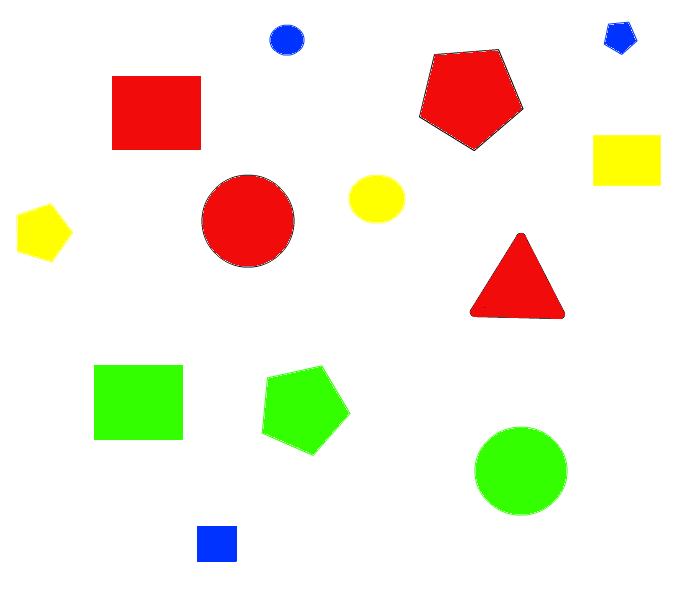
#> input picture glo/codeTest/test.png, 700 x 600 px
$ python main.py   (older library calls are emulated)
#> lines starting #> are read from the running program, lines starting #| are printed output that depends on the picture; after the words box and inside, x2 and y2 are one past the last pixel; in counts of white or black regions, pixels touching at a corner belong together
### glo/codeTest/TraitementImage.py
# import the necessary packages
import numpy as np
import cv2


class TraitementImage:

    def __init__(self):
        self.image = cv2.imread('test.png')
#> self.image is the input picture: shape (600, 700, 3); mean B, G, R 224.6, 239, 243.1

    def initCarte(self):

        # Affiche l'image initiale
        cv2.imshow("Image", self.image)

        self.findRed()
        self.findBlue()
        self.findYellow()
        self.findGreen()

        # Affiche l'image avec les contours en plus
        cv2.imshow("Image2", self.image)

        # Permet de garder les images ouvertes
        cv2.waitKey(0)

    def findRed(self):

        # Debut et fin de l'intervale de couleur rouge
        upper = np.array([65, 65, 255])
        lower = np.array([0, 0, 200])
        # Retourne un masque binair (pixel=blanc (255, 255, 255) si elle est
        # dans l'intervalle et noir (0, 0, 0) dans le cas contraire)
        shapeRedMask = cv2.inRange(self.image, lower, upper)
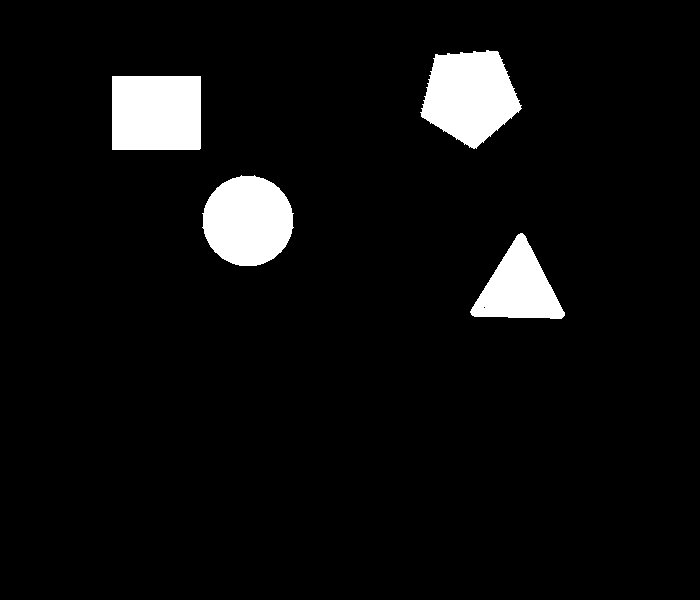
#> shapeRedMask: shape (600, 700); 5.8% white; 4 white regions

        # Trouve les contours a l'aide du masque
        _, contoursRouge, _ = cv2.findContours(shapeRedMask.copy(), cv2.RETR_EXTERNAL, cv2.CHAIN_APPROX_SIMPLE)
#> contoursRouge = 4 contours; box (x1, y1, x2, y2) and area: (420, 50, 522, 149) 6684, (112, 76, 201, 150) 6424, (202, 175, 294, 266) 6314, (470, 233, 565, 319) 4330

        # print le nombre de forme trouver
        print "I found %d red shapes" % (len(contoursRouge))
#| I found 4 red shapes

        # dessine par dessus les contours
        for c in contoursRouge:
            cv2.drawContours(self.image, [c], -1, (0, 0, 255), 50)
#> this loop made 4 passes
#> self.image: shape (600, 700, 3); 14.06% of pixels changed, all inside (x1, y1, x2, y2) = (87, 25, 590, 344)

    def findBlue(self):

        # Debut et fin de l'intervale de couleur bleu
        upper = np.array([255, 65, 65])
        lower = np.array([200, 0, 0])
        # Retourne un masque binair (pixel=blanc (255, 255, 255) si elle est
        # dans l'intervalle et noir (0, 0, 0) dans le cas contraire)
        shapeBlueMask = cv2.inRange(self.image, lower, upper)
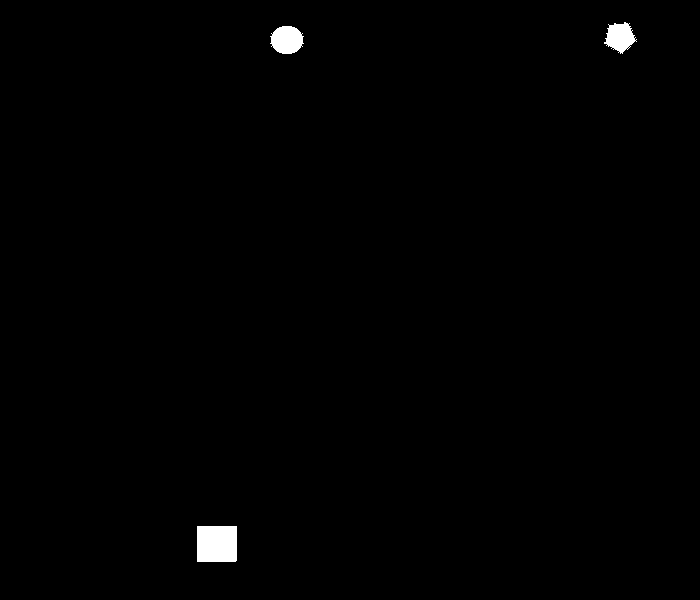
#> shapeBlueMask: shape (600, 700); 0.67% white; 3 white regions

        # Trouve les contours a l'aide du masque
        _, contoursBleu, _ = cv2.findContours(shapeBlueMask.copy(), cv2.RETR_EXTERNAL, cv2.CHAIN_APPROX_SIMPLE)
#> contoursBleu = 3 contours; box (x1, y1, x2, y2) and area: (197, 526, 237, 562) 1364, (270, 26, 304, 54) 683, (604, 22, 637, 54) 599

        # print le nombre de forme trouver
        print "I found %d blue shapes" % (len(contoursBleu))
#| I found 3 blue shapes

        # dessine par dessus les contours
        for c in contoursBleu:
            cv2.drawContours(self.image, [c], -1, (255, 0, 0), 50)
#> this loop made 3 passes
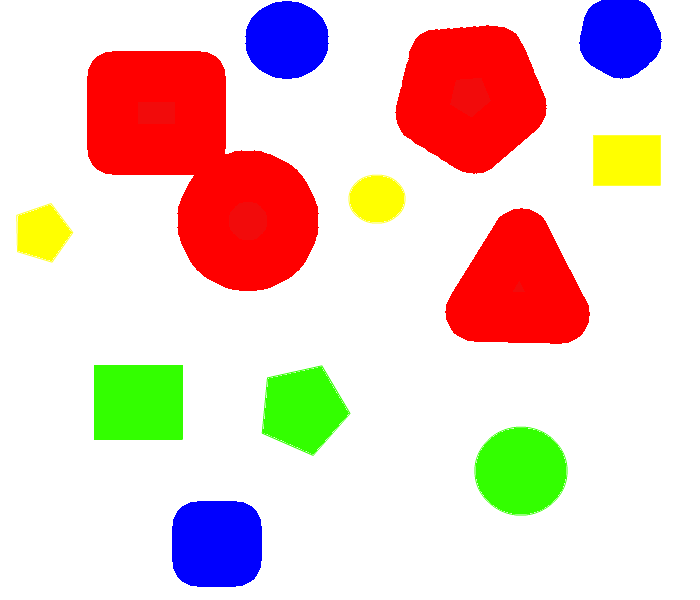
#> self.image: shape (600, 700, 3); mean B, G, R 201.4, 206.8, 235.4

    def findYellow(self):

        # Debut et fin de l'intervale de couleur jaune
        upper = np.array([65, 255, 255])
        lower = np.array([0, 200, 200])
        # Retourne un masque binair (pixel=blanc (255, 255, 255) si elle est
        # dans l'intervalle et noir (0, 0, 0) dans le cas contraire)
        shapeYellowMask = cv2.inRange(self.image, lower, upper)
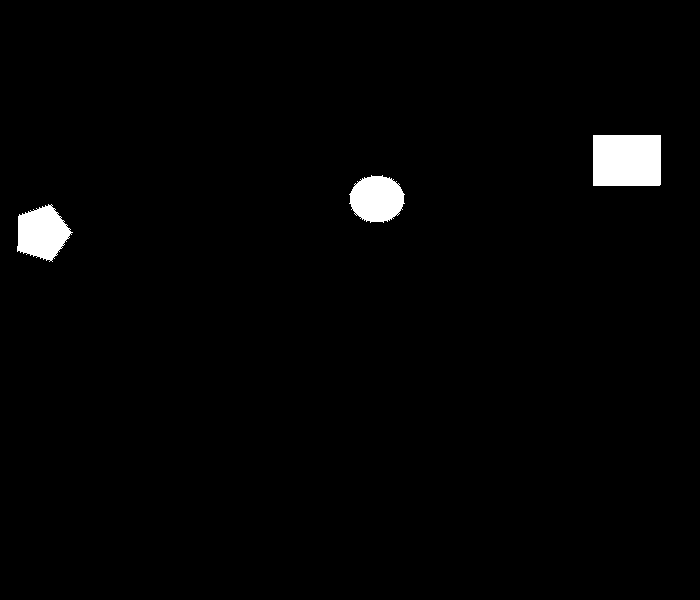
#> shapeYellowMask: shape (600, 700); 1.8% white; 3 white regions

        # Trouve les contours a l'aide du masque
        _, contoursJaune, _ = cv2.findContours(shapeYellowMask.copy(), cv2.RETR_EXTERNAL, cv2.CHAIN_APPROX_SIMPLE)
#> contoursJaune = 3 contours; box (x1, y1, x2, y2) and area: (593, 135, 661, 186) 3350, (17, 204, 73, 262) 2058, (349, 175, 405, 223) 1933

        # print le nombre de forme trouver
        print "I found %d yellow shapes" % (len(contoursJaune))
#| I found 3 yellow shapes

        # dessine par dessus les contours
        for c in contoursJaune:
            cv2.drawContours(self.image, [c], -1, (0, 255, 255), 50)
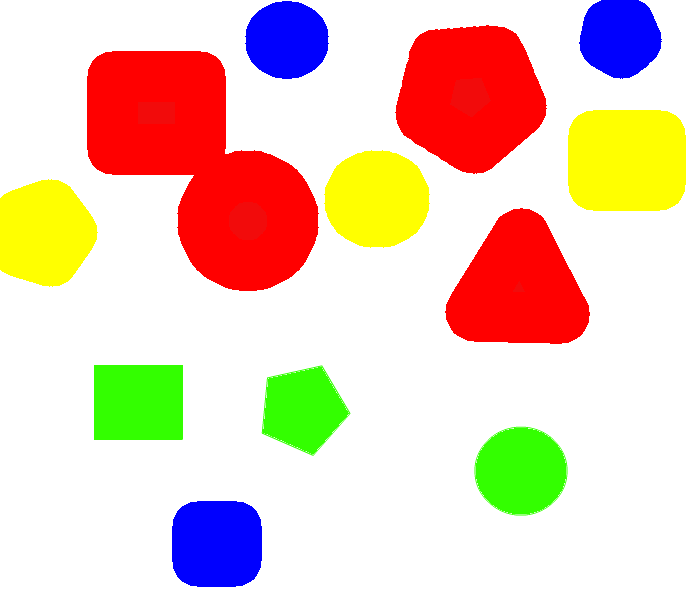
#> self.image: shape (600, 700, 3); 4.84% of pixels changed, all inside (x1, y1, x2, y2) = (0, 110, 686, 287)

    def findGreen(self):

        # Debut et fin de l'intervale de couleur vert
        upper = np.array([65, 255, 65])
        lower = np.array([0, 200, 0])
        # Retourne un masque binair (pixel=blanc (255, 255, 255) si elle est
        # dans l'intervalle et noir (0, 0, 0) dans le cas contraire)
        shapeGreenMask = cv2.inRange(self.image, lower, upper)
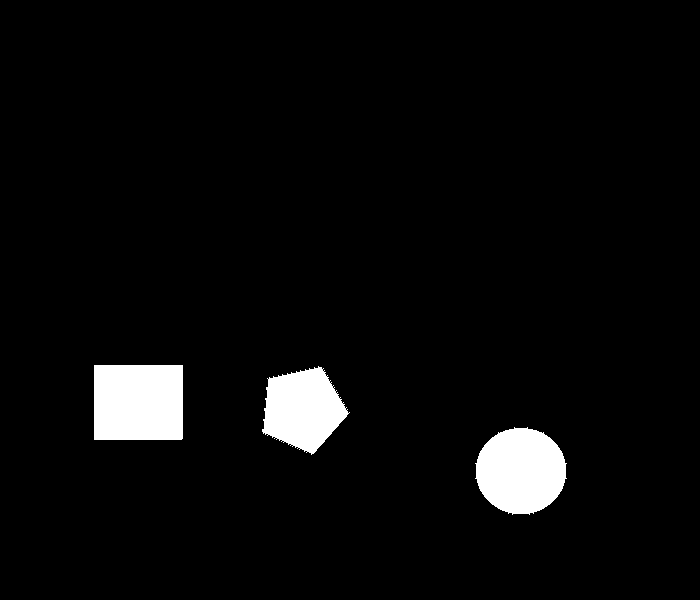
#> shapeGreenMask: shape (600, 700); 4.3% white; 3 white regions

        # Trouve les contours a l'aide du masque
        _, contoursVert, _ = cv2.findContours(shapeGreenMask.copy(), cv2.RETR_EXTERNAL, cv2.CHAIN_APPROX_SIMPLE)
#> contoursVert = 3 contours; box (x1, y1, x2, y2) and area: (94, 365, 183, 440) 6512, (475, 427, 567, 515) 6037, (262, 366, 350, 455) 4976

        # print le nombre de forme trouver
        print "I found %d green shapes" % (len(contoursVert))
#| I found 3 green shapes

        # dessine par dessus les contours
        for c in contoursVert:
            cv2.drawContours(self.image, [c], -1, (0, 255, 0), 50)
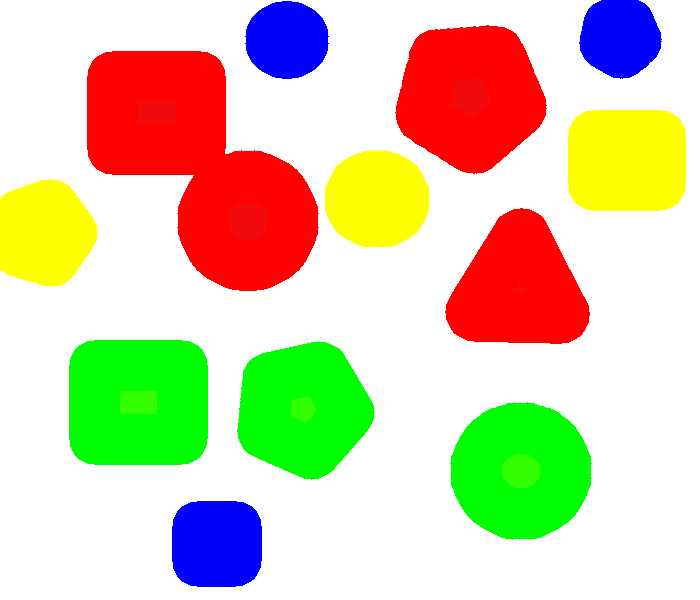
#> self.image: shape (600, 700, 3); 10.38% of pixels changed, all inside (x1, y1, x2, y2) = (69, 340, 592, 540)

# [41 lines of commented-out code are left out]

### glo/codeTest/main.py
# import the necessary packages
import numpy as np
import cv2

from TraitementImage import TraitementImage

traitementImage = TraitementImage()
traitementImage.initCarte()
